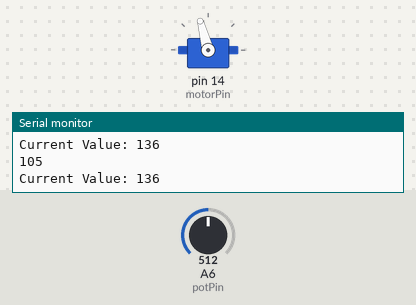
This sketch was run on a simulated Arduino Nano, built with avr-gcc and run on an emulated ATmega328P. Shown: servo, the last lines printed to the serial monitor. The test bench sets the inputs (shaded band); at power-on: A6 (potPin) = 512.

Above: at 1.25 s.
1.3 s: A6 (potPin) set to 0
At 3.5 s:
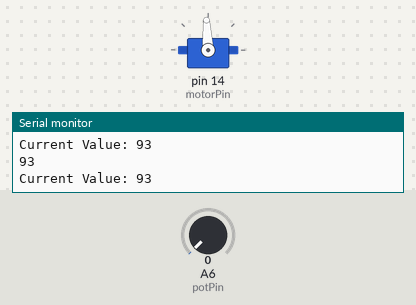
4.3 s: A6 (potPin) set to 511
At 7.06 s:
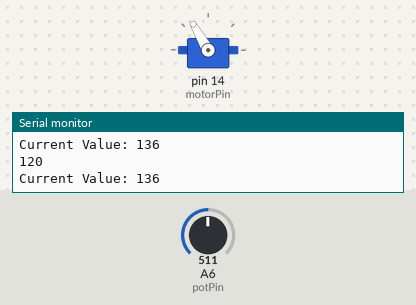
7.3 s: A6 (potPin) set to 716
10.3 s: A6 (potPin) set to 900
13.3 s: A6 (potPin) set to 1023
At 15.6 s:
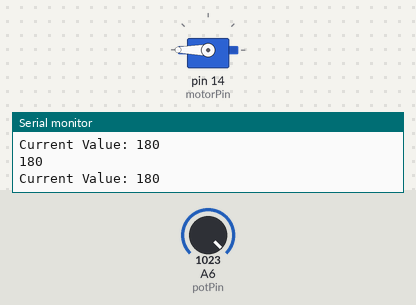
16.3 s: A6 (potPin) set to 306
At 17.55 s:
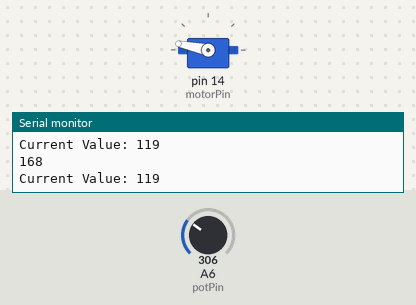
Timing chart, 0 to 20.3 s (numbered marks = the images above; inputs shaded):
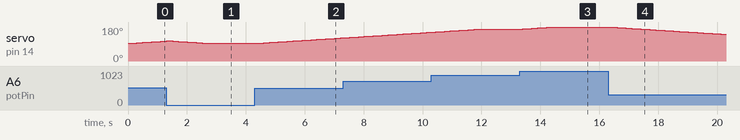

Measured:
- after the input at 4.3 s, servo on pin 14 (motorPin): moves from 93° to 122° over 2.8 s, starting after 0.10 s
- after the input at 13.3 s, servo on pin 14 (motorPin): moves from 169° to 180° over 1.0 s, starting after 0.10 s
- after the input at 16.3 s, servo on pin 14 (motorPin): moves from 180° to 141° over 3.8 s, starting after 0.10 s

The sketch:

Motor_Controller.ino
```cpp
#include <Servo.h>


int motorPin = 14; // Name pin 14 as motorPin for motor pin identification
int potPin = A6;  // potPin represents pin connecting potentiometer
int previousValue = 93; //previous value starts at off
int currentValue = 0; //currentValue represents the current mapped value that the potentiometer reads(range 93-180)
int accelerateDelay = 100; //delay time for the motor to accelerate and deaccelerate


Servo myservo;

void setup() {
  Serial.begin(9600);
  myservo.attach(motorPin);
  pinMode(potPin, INPUT); //enable potPin to read analog values
}

void loop() {
  currentValue = analogRead(potPin); //read the current analog value
  currentValue = map(currentValue, 0, 1023, 93, 180); // map the value from 93-180

  /*checks to see if the is a difference greater than 5.
  If there is accelarate the motor to currentValue*/
  if(currentValue - previousValue > 5){
    Serial.println("Enter if statement");
    Serial.println(currentValue);

    /*increases previousValue till it is equal to the currentValue.
    As you loop through update currentValue.
    If currentValue is less than  or equal to previousValue, break out of this section*/
    for(previousValue; previousValue <= currentValue; previousValue++){
      currentValue = analogRead(potPin);      //update currentValue
      currentValue = map(currentValue, 0, 1023, 93, 180); //map new currentValue from 93-180
      Serial.println(previousValue);
      myservo.write(previousValue); //write previousValue to the motor
      Serial.print("Current Value: ");
      Serial.println(currentValue);
      delay(accelerateDelay);  //delays the acceleration by accelerateDelay
      if(currentValue<=previousValue){  //check to see if you need to break
        break;
      }
    }
  }

  /*checks to see if the is a difference greater than 5.
  If there is deaccelarate the motor to currentValue*/
  if(previousValue- currentValue> 5){
    Serial.println("Enter if statement");
    Serial.println(currentValue);

    /*decreases previousValue till it is equal to the currentValue.
    As you loop through update currentValue.
    If currentValue is greater than or eqaul to previousValue, break out of this section*/
    for(previousValue; previousValue >= currentValue; previousValue--){
      currentValue = analogRead(potPin); //update currentValue
      currentValue = map(currentValue, 0, 1023, 93, 180);  //map new currentValue from 93-180
      Serial.println(previousValue);
      myservo.write(previousValue);  //write previousValue to the motor
      Serial.print("Current Value: ");
      Serial.println(currentValue);
      delay(accelerateDelay);    //delays the acceleration by accelerateDelay
      if(currentValue>=previousValue){   //check to see if you need to break
        break;
      }
    }
  }

  /* if the currentValue is closer than 5 away from the previous,
  write the currentValue to the servo*/
  else{
    myservo.write(currentValue);
  }

}
```
